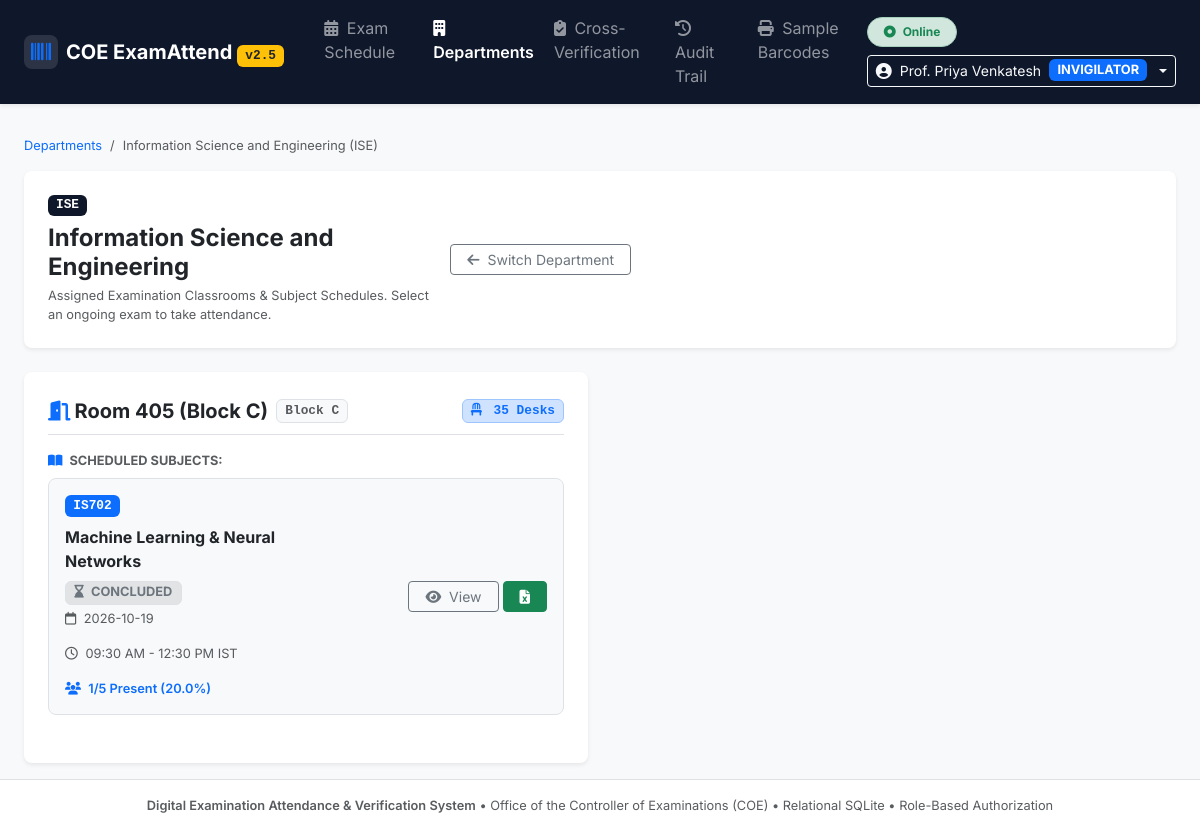
The app's page /departments/2/classrooms (signed in), older data.
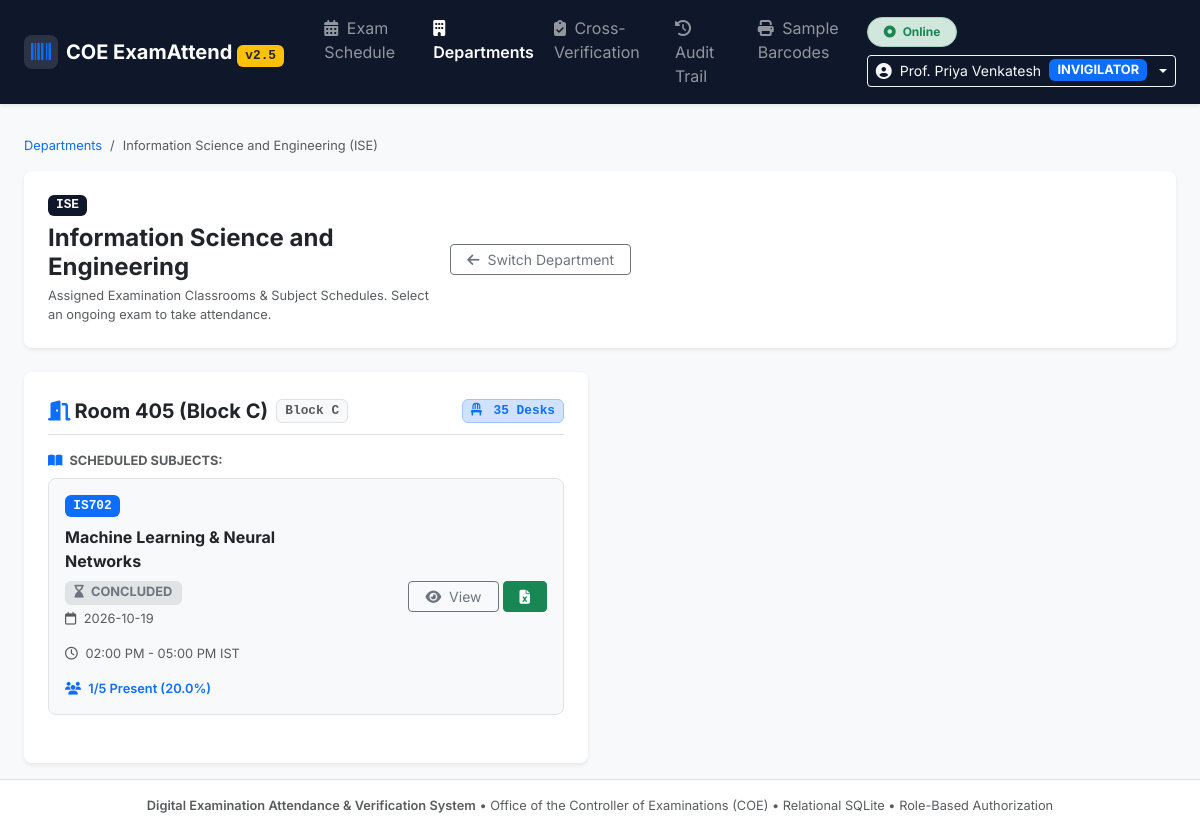
The same page, newer data.
### tables this page shows
CREATE TABLE exam_sessions (
        id INTEGER PRIMARY KEY AUTOINCREMENT,
        course_code TEXT NOT NULL,
        course_name TEXT NOT NULL,
        exam_date TEXT NOT NULL,
        exam_session TEXT NOT NULL,
        room_number TEXT NOT NULL,
        qp_code TEXT NOT NULL,
        invigilator_name TEXT NOT NULL,
        invigilator_id TEXT NOT NULL,
        status TEXT DEFAULT 'IN_PROGRESS', -- 'IN_PROGRESS', 'LOCKED'
        locked_at TEXT,
        locked_by TEXT,
        created_at TEXT DEFAULT CURRENT_TIMESTAMP
    , exam_id INTEGER, subject_id INTEGER, department_id INTEGER, classroom_id INTEGER, invigilator_user_id INTEGER, submitted_at TEXT, start_time TEXT DEFAULT '09:30', end_time TEXT DEFAULT '12:30');

### app.py (the view, shortened to what this page needs)
@app.route('/departments/<int:dept_id>/classrooms')
@login_required
def classrooms_view(dept_id):
    if not check_department_access(dept_id):
        return render_template('base.html', content="<div class='container p-5 text-center text-danger'><h4>403 Forbidden: You are not authorized to access this department's classrooms.</h4><a href='/departments' class='btn btn-primary mt-3'>Back to Authorized Departments</a></div>"), 403
    conn = get_db()
    cursor = conn.cursor()
    cursor.execute('SELECT * FROM departments WHERE id = ?', (dept_id,))
    department = cursor.fetchone()
    if not department:
        conn.close()
        return "Department not found.", 404
    cursor.execute('''
        SELECT
            c.id as classroom_id,
            c.room_number,
            c.building,
            c.capacity
        FROM classrooms c
        WHERE c.department_id = ?
        ORDER BY c.room_number ASC
    ''', (dept_id,))
    rooms_raw = [dict(row) for row in cursor.fetchall()]
    classrooms = []
    for r in rooms_raw:
        cursor.execute('''
            SELECT
                e.id as id,
                e.course_code,
                e.course_name,
                e.exam_date,
                e.start_time,
                e.end_time,
                e.exam_session,
                e.qp_code,
                e.invigilator_name,
                e.invigilator_id,
                e.status,
                e.locked_at,
                (SELECT COUNT(*) FROM students WHERE session_id = e.id) as total_students,
                (SELECT COUNT(*) FROM students WHERE session_id = e.id AND attendance_status = 'PRESENT') as present_count,
                (SELECT COUNT(*) FROM students WHERE session_id = e.id AND attendance_status = 'ABSENT') as absent_count,
                (SELECT COUNT(*) FROM students WHERE session_id = e.id AND attendance_status = 'PENDING') as pending_count
            FROM exam_sessions e
            WHERE e.classroom_id = ? OR (e.classroom_id IS NULL AND LOWER(e.room_number) = LOWER(?))
            ORDER BY e.id ASC
        ''', (r['classroom_id'], r['room_number']))
        room_sessions = [dict(s) for s in cursor.fetchall()]
        for s in room_sessions:
            tot = s.get('total_students') or 0
            pres = s.get('present_count') or 0
            s['completion_pct'] = round((pres / tot * 100), 1) if tot > 0 else 0.0
            s['time_window'] = get_session_window_status(s)
        r['sessions'] = room_sessions
        active_sess = next((s for s in room_sessions if s['time_window']['status'] == 'ACTIVE'),
                      next((s for s in room_sessions if s['time_window']['status'] == 'UPCOMING'),
                      next((s for s in room_sessions if s['status'] != 'LOCKED'), room_sessions[-1] if room_sessions else None)))
        if active_sess:
            r.update(active_sess)
        classrooms.append(r)
    cursor.execute('SELECT id, code, name FROM departments ORDER BY code ASC')
    all_departments = [dict(r) for r in cursor.fetchall()]
    conn.close()
    return render_template('classrooms.html', department=dict(department), classrooms=classrooms, all_departments=all_departments)

### app.py (called while the page is built)
def get_ist_now():
    return datetime.now(IST).replace(tzinfo=None)

@app.context_processor
def inject_globals():
    return {
        'get_ist_now': get_ist_now
    }

def login_required(f):
    @wraps(f)
    def decorated_function(*args, **kwargs):
        if not session.get('user_id'):
            if request.path.startswith('/api/'):
                return jsonify({'success': False, 'message': 'Authentication required. Please log in.'}), 401
            return redirect(url_for('login', next=request.path))
        return f(*args, **kwargs)
    return decorated_function

def check_department_access(dept_id):
    if not session.get('user_id'):
        return True
    return True

### database.py (called while the page is built)
def get_db(db_path=None):
    path = db_path or DB_PATH
    conn = sqlite3.connect(path, timeout=30.0)
    try:
        conn.execute("PRAGMA journal_mode=WAL;")
    except Exception:
        pass
    conn.execute("PRAGMA busy_timeout=15000;")
    conn.execute("PRAGMA foreign_keys=ON;")
    conn.row_factory = sqlite3.Row
    return conn

### templates/classrooms.html (shortened to what the changed rows need)
{% extends 'base.html' %}
{% block content %}
<div class="container-fluid px-3 px-md-4">
    <div class="row g-3 g-md-4">
        {% for room in classrooms %}
        <div class="col-12 col-lg-6">
            <div class="card border-0 shadow-sm h-100 bg-white stat-card rounded-3 overflow-hidden">
                <div class="card-body p-3 p-md-4 d-flex flex-column justify-content-between">
                    <div>
                        <div class="d-flex flex-wrap align-items-center justify-content-between gap-2 mb-3 pb-2 border-bottom">
                            <div class="d-flex align-items-center gap-2">
                                <span class="fw-bold fs-5 text-dark">
                                    <i class="fa-solid fa-door-open text-primary me-1"></i>{{ room.room_number }}
                                </span>
                                {% if room.building %}
                                <span class="badge bg-light text-muted border fs-7 font-monospace">
                                    {{ room.building }}
                                </span>
                                {% endif %}
                            </div>
                            <div class="d-flex align-items-center gap-1">
                                <span class="badge bg-primary-subtle text-primary border border-primary-subtle fs-7 font-monospace px-2 py-1">
                                    <i class="fa-solid fa-chair me-1"></i> {{ room.capacity }} Desks
                                </span>
                            </div>
                        </div>
                        <div class="d-flex align-items-center justify-content-between mb-2">
                            <span class="fs-7 fw-bold text-muted text-uppercase">
                                <i class="fa-solid fa-book-open text-primary me-1"></i> Scheduled Subjects:
                            </span>
                        </div>
                        <div class="list-group mb-3">
                            {% for s in room.sessions %}
                            <div class="list-group-item list-group-item-action p-3 border rounded-3 mb-2 {% if s.status == 'LOCKED' or s.status == 'SUBMITTED' or s.time_window.status == 'CONCLUDED' %}bg-light{% else %}bg-white border-primary-subtle shadow-sm{% endif %}">
                                <div class="d-flex flex-column flex-sm-row align-items-start align-items-sm-center justify-content-between gap-2">
                                    <div class="w-100">
                                        <div class="d-flex flex-wrap align-items-center gap-2 mb-1">
                                            <span class="badge bg-primary text-white font-monospace fs-7">{{ s.course_code }}</span>
                                            <strong class="text-dark fs-6">{{ s.course_name }}</strong>
                                            {% if s.status == 'LOCKED' or s.status == 'SUBMITTED' %}
                                                <span class="badge bg-danger text-white fs-7"><i class="fa-solid fa-lock me-1"></i> LOCKED</span>
                                            {% elif s.time_window.status == 'UPCOMING' %}
                                                <span class="badge bg-warning-subtle text-warning-emphasis border border-warning-subtle fs-7">
                                                    <i class="fa-regular fa-clock me-1"></i> {{ s.time_window.badge_text }}
                                                </span>
                                            {% elif s.time_window.status == 'ACTIVE' %}
                                                <span class="badge bg-success-subtle text-success border border-success-subtle fs-7">
                                                    <i class="fa-solid fa-qrcode me-1"></i> READY TO SCAN
                                                </span>
                                            {% else %}
                                                <span class="badge bg-secondary-subtle text-secondary border fs-7">
                                                    <i class="fa-solid fa-hourglass-end me-1"></i> CONCLUDED
                                                </span>
                                            {% endif %}
                                        </div>
                                        <div class="fs-7 text-muted d-flex flex-wrap gap-2 gap-sm-3 mt-1">
                                            <span><i class="fa-regular fa-calendar me-1"></i> {{ s.exam_date }}</span>
                                            <span><i class="fa-regular fa-clock me-1"></i> {{ s.time_window.start_display }} - {{ s.time_window.end_display }} IST</span>
                                            <span class="text-primary fw-semibold"><i class="fa-solid fa-users me-1"></i> {{ s.present_count }}/{{ s.total_students }} Present ({{ s.completion_pct }}%)</span>
                                        </div>
                                    </div>
                                    <div class="d-flex align-items-center gap-1 w-100 w-sm-auto justify-content-end mt-2 mt-sm-0">
                                        {% if s.status == 'LOCKED' or s.status == 'SUBMITTED' or s.time_window.status == 'CONCLUDED' %}
                                            <a href="/sessions/{{ s.id }}/roster" class="btn btn-outline-secondary btn-sm px-3 flex-grow-1 flex-sm-grow-0" title="View Finalized Roster">
                                                <i class="fa-solid fa-eye me-1"></i> View
                                            </a>
                                            <a href="/download_report/{{ s.id }}" class="btn btn-success btn-sm px-3 flex-grow-1 flex-sm-grow-0" title="Download Official COE Excel Report">
                                                <i class="fa-solid fa-file-excel"></i>
                                            </a>
                                        {% else %}
                                            <a href="/sessions/{{ s.id }}/roster" class="btn btn-primary btn-sm px-3 fw-semibold flex-grow-1 flex-sm-grow-0">
                                                <i class="fa-solid fa-camera me-1"></i> Scan Roster
                                            </a>
                                        {% endif %}
                                    </div>
                                </div>
                            </div>
                            {% else %}
                            <div class="p-3 bg-light rounded-3 text-center text-muted fs-7">
                                <i class="fa-regular fa-calendar-xmark me-1"></i> No subject exams scheduled yet for this room.
                            </div>
                            {% endfor %}
                        </div>
                    </div>
                </div>
            </div>
        </div>
        {% endfor %}
    </div>
</div>
{% endblock %}

### templates/base.html (shortened to what the changed rows need)
<!DOCTYPE html>
<html lang="en">
<head>
    <link href="https://cdn.jsdelivr.net/npm/bootstrap@5.3.3/dist/css/bootstrap.min.css" rel="stylesheet">
    <link rel="stylesheet" href="https://cdnjs.cloudflare.com/ajax/libs/font-awesome/6.5.2/css/all.min.css">
    <link rel="stylesheet" href="/static/css/style.css">
</head>
<body class="bg-light d-flex flex-column min-vh-100">
    <nav class="navbar navbar-expand-lg navbar-dark bg-navy shadow-sm sticky-top">
        <div class="container-fluid px-3 px-md-4">
            <div class="collapse navbar-collapse" id="navMenu">
                {% if session.get('user_id') %}
                <ul class="navbar-nav me-auto mb-2 mb-lg-0 gap-1 ms-lg-3">
                    <li class="nav-item">
                        <a class="nav-link {% if request.path == '/exams' %}active fw-semibold text-white{% endif %}" href="/exams">
                            <i class="fa-solid fa-calendar-days me-1"></i> Exam Schedule
                        </a>
                    </li>
                    <li class="nav-item">
                        <a class="nav-link {% if (request.path.startswith('/departments') or request.path == '/') and request.path != '/exams' %}active fw-semibold text-white{% endif %}" href="/departments">
                            <i class="fa-solid fa-building me-1"></i> Departments
                        </a>
                    </li>
                    <li class="nav-item">
                        <a class="nav-link {% if request.path == '/evaluator' %}active fw-semibold text-white{% endif %}" href="/evaluator">
                            <i class="fa-solid fa-clipboard-check me-1"></i> Cross-Verification
                        </a>
                    </li>
                    <li class="nav-item">
                        <a class="nav-link {% if request.path == '/audit' %}active fw-semibold text-white{% endif %}" href="/audit">
                            <i class="fa-solid fa-clock-rotate-left me-1"></i> Audit Trail
                        </a>
                    </li>
                    <li class="nav-item">
                        <a class="nav-link {% if request.path == '/sample_barcodes' %}active fw-semibold text-white{% endif %}" href="/sample_barcodes">
                            <i class="fa-solid fa-print me-1"></i> Sample Barcodes
                        </a>
                    </li>
                </ul>
                <div class="d-flex align-items-center flex-wrap gap-2 mt-2 mt-lg-0">
                    <span id="connectionBadge" class="badge rounded-pill bg-success-subtle text-success border border-success-subtle px-3 py-2">
                        <i class="fa-solid fa-circle-dot me-1"></i> Online
                    </span>
                    <div class="dropdown">
                        <button class="btn btn-outline-light btn-sm dropdown-toggle d-flex align-items-center gap-2" type="button" data-bs-toggle="dropdown">
                            <i class="fa-solid fa-user-circle fs-6"></i>
                            <span class="d-none d-sm-inline">{{ session.get('full_name', 'User') }}</span>
                            {% if session.get('role') == 'ADMIN' %}
                                <span class="badge bg-danger text-white fs-7">ADMIN</span>
                            {% else %}
                                <span class="badge bg-primary text-white fs-7">INVIGILATOR</span>
                            {% endif %}
                        </button>
                    </div>
                </div>
                {% endif %}
            </div>
        </div>
    </nav>
    <main class="py-3 flex-grow-1">
        {% block content %}{% endblock %}
    </main>
</body>
</html>

Row changes from the older to the newer data that the page shows:
changed exam_sessions "Machine Learning & Neural Networks": time_window.start_display "09:30 AM" → "02:00 PM"; time_window.end_display "12:30 PM" → "05:00 PM"
